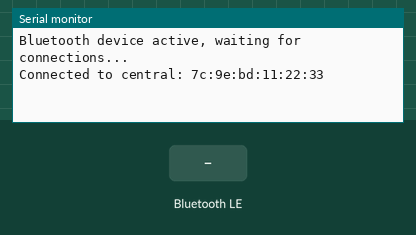
Bench run of a sketch on a simulated Arduino Nano 33 IoT. On the bench: the last lines printed to the serial monitor. The inputs (shaded band) are chosen by the test bench. Nothing arrives over Bluetooth unless stated; a phone connects over Bluetooth LE 3 s after start.

Above: at 3.8 s.
3.9 s: Bluetooth LE write "1" received
At 5.0 s:
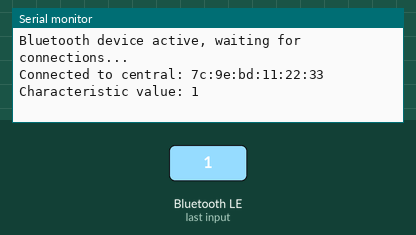
5.4 s: Bluetooth LE write "0" received
At 6.2 s:
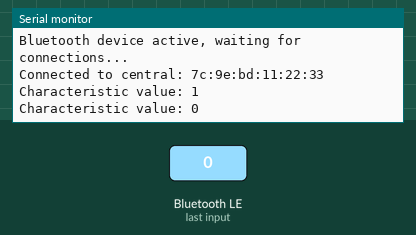
6.9 s: Bluetooth LE write "2" received
At 7.3 s:
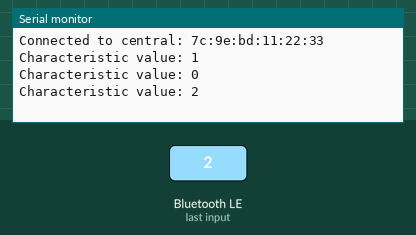

Measured:
- after the input at 3.9 s, the serial monitor: prints a new line at once (image 1)
- after the input at 5.4 s, the serial monitor: prints a new line at once (image 2)
- after the input at 6.9 s, the serial monitor: prints a new line at once (image 3)

The sketch:

sketch01_bluetooth.ino
```cpp
#include <ArduinoBLE.h> // Arduino Nano 33 BLE

class BluetoothDevice
{
  public:
    BluetoothDevice() {
      // Constructor
    }

    void begin() {
      // Start BLE
      if (!BLE.begin()) {
        Serial.println("Starting BLE failed!");
        while (1);
      }

      // Set up the custom service and characteristic
      BLE.setLocalName("SpicyTechAI");          // Set device name
      BLE.setAdvertisedService(customService);  // Advertise the custom service
      customService.addCharacteristic(customChar);
      BLE.addService(customService);

      // Set initial value for the characteristic
      customChar.writeValue(0);

      // Start advertising
      BLE.advertise();
      Serial.println("Bluetooth device active, waiting for connections...");
    }

    void loop() {
      // Listen for BLE central connections
      BLEDevice central = BLE.central();

      if (central) {
        Serial.print("Connected to central: ");
        Serial.println(central.address());

        // Wait for central to disconnect
        while (central.connected()) {
          // Check if the characteristic has been written
          if (customChar.written()) {
            int value = customChar.value();
            Serial.print("Characteristic value: ");
            Serial.println(value);

            // Update characteristic with new value if needed
            customChar.writeValue(value + 1);
          }
        }

        Serial.print("Disconnected from central: ");
        Serial.println(central.address());
      }
      else
      {
        //Serial.println("Waiting...");
      }
    }

  private:
    BLEService customService = BLEService("180C");
    BLEUnsignedCharCharacteristic customChar = BLEUnsignedCharCharacteristic("2A56", BLERead | BLEWrite);
};


// Create an instance of the BluetoothDevice class
BluetoothDevice bluetooth;

void setup()
{
  Serial.begin(9600);
  while (!Serial);

  bluetooth.begin();  // Initialize Bluetooth
}

void loop()
{
  bluetooth.loop();  // Call the loop function of the BluetoothDevice
}
```
